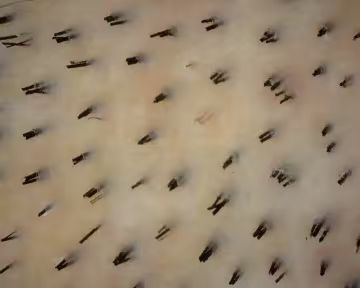
#> input picture tests/fixtures/touching-hairs-source.jpg, 360 x 288 px; its folder holds only this picture in this run
$ python -i counter_enhanced.py   (imports and definitions only)   (older library calls are emulated)
#> lines starting #> are read from the running program, lines starting #| are printed output that depends on the picture
#> further down, picture is the input picture: shape (288, 360, 3); mean B, G, R 112.4, 135.2, 152.8
### backend/app/counter.py
from __future__ import annotations

import math
from dataclasses import asdict, dataclass
from typing import Any

import cv2
import numpy as np


@dataclass(frozen=True)
class CounterConfig:
    """Configuration for separated dark clusters on a light background."""

    background_kernel_ratio: float = 0.10
    close_kernel_x_ratio: float = 0.014
    close_kernel_y_ratio: float = 0.010
    min_area_ratio: float = 0.00004
    max_area_ratio: float = 0.00300
    min_side_ratio: float = 0.008
    min_contrast: float = 35.0
    threshold_offset: int = 0
    border_margin_ratio: float = 0.005
    exclude_border: bool = False


@dataclass(frozen=True)
class DetectedItem:
    id: int
    bbox: list[int]
    center: list[float]
    area: int
    contrast: float
    confidence: float
    partial: bool
    strand_count: int = 1
    split_confidence: float = 1.0


@dataclass(frozen=True)
class CountResult:
    threshold: float
    image_width: int
    image_height: int
    items: list[DetectedItem]

    @property
    def count(self) -> int:
        return sum(item.strand_count for item in self.items)

    # [8 lines left out: function to_dict, not called in this run]


def _odd(value: int, minimum: int = 3) -> int:
    value = max(minimum, int(value))
    return value if value % 2 else value + 1


def _kernel_size(length: int, ratio: float, minimum: int = 3) -> int:
    return _odd(round(length * ratio), minimum)


# [14 lines left out: function _oriented_thickness, not called in this run]


def _find_profile_peaks(
    profile: np.ndarray,
    min_distance: int,
    min_prominence_ratio: float = 0.15,
    max_peaks: int = 6,
) -> list[tuple[int, float]]:
    if profile.size < 3 or float(profile.max()) <= 0:
        return []

    min_prominence = float(profile.max()) * min_prominence_ratio
    candidates: list[tuple[int, float]] = []
    for index in range(1, len(profile) - 1):
        value = float(profile[index])
        if value <= float(profile[index - 1]) or value < float(profile[index + 1]):
            continue
        left = profile[max(0, index - min_distance) : index]
        right = profile[index + 1 : index + 1 + min_distance]
        left_min = float(left.min()) if left.size else value
        right_min = float(right.min()) if right.size else value
        prominence = value - max(left_min, right_min)
        if prominence >= min_prominence:
            candidates.append((index, prominence))

    selected: list[tuple[int, float]] = []
    for index, prominence in sorted(candidates, key=lambda item: item[1], reverse=True):
        if all(abs(index - existing[0]) >= min_distance for existing in selected):
            selected.append((index, prominence))
        if len(selected) == max_peaks:
            break
    return sorted(selected)


# [80 lines left out: function _estimate_strand_count, not called in this run]


def _component_contrast(
    gray: np.ndarray,
    labels: np.ndarray,
    label_id: int,
    bbox: tuple[int, int, int, int],
) -> float:
    x, y, width, height = bbox
    image_height, image_width = gray.shape
    # ponytail: cap local work; raise only if large targets become valid inputs.
    pad = max(3, min(32, round(max(width, height) * 0.7)))
    x0, y0 = max(0, x - pad), max(0, y - pad)
    x1, y1 = min(image_width, x + width + pad), min(image_height, y + height + pad)

    local_gray = gray[y0:y1, x0:x1]
    local_labels = labels[y0:y1, x0:x1]
    foreground = local_labels == label_id
    if not np.any(foreground):
        return 0.0

    component_mask = foreground.astype(np.uint8) * 255
    ring_size = _odd(max(3, 2 * pad + 1))
    ring_kernel = cv2.getStructuringElement(cv2.MORPH_ELLIPSE, (ring_size, ring_size))
    dilated = cv2.dilate(component_mask, ring_kernel, iterations=1) > 0
    ring = dilated & (~foreground)

    foreground_mean = float(local_gray[foreground].mean())
    background_mean = float(local_gray[ring].mean()) if np.any(ring) else float(local_gray.mean())
    return max(0.0, background_mean - foreground_mean)


def _confidence(contrast: float, area: int, min_area: int, max_area: int) -> float:
    contrast_score = 1.0 - math.exp(-max(0.0, contrast) / 18.0)
    area_mid = math.sqrt(max(1, min_area) * max(min_area + 1, max_area))
    log_distance = abs(math.log(max(1, area) / max(1.0, area_mid)))
    area_score = math.exp(-0.45 * log_distance)
    return round(float(np.clip(0.75 * contrast_score + 0.25 * area_score, 0.0, 0.99)), 3)


# [143 lines left out: function count_dark_clusters, not called in this run]

### backend/app/counter_enhanced.py
"""Enhanced hair counter with improved detection algorithms."""
from __future__ import annotations

import math
from dataclasses import dataclass
from typing import Any

import cv2
import numpy as np

from .counter import (
    CounterConfig,
    DetectedItem,
    CountResult,
    _odd,
    _kernel_size,
    _find_profile_peaks,
    _component_contrast,
    _confidence,
)


@dataclass(frozen=True)
class EnhancedCounterConfig(CounterConfig):
    """Configuration for the opt-in enhanced v2 detector."""

    min_contrast: float = 35.0
    threshold_offset: int = 0

    # Multi-scale detection
    enable_multiscale: bool = True
    scale_factors: tuple[float, ...] = (0.9, 1.0, 1.1)

    # Adaptive thresholding
    use_adaptive_threshold: bool = False
    adaptive_block_size_ratio: float = 0.05  # Relative to image size

    # Morphological improvements
    enable_opening: bool = False
    opening_kernel_ratio: float = 0.005

    # Detection merging
    nms_iou_threshold: float = 0.4
    consensus_iou_threshold: float = 0.20
    min_consensus_votes: int = 2

    # Enhanced filtering
    use_confidence_filter: bool = True
    min_confidence_threshold: float = 0.45
    min_aspect_ratio: float = 2.2
    strong_aspect_ratio: float = 3.2
    max_thickness_ratio: float = 0.55
    min_fill_ratio: float = 0.08
    max_fill_ratio: float = 0.92
    strong_contrast: float = 55.0


# [10 lines left out: function _apply_clahe, not called in this run]


def _compute_iou(bbox1: list[int], bbox2: list[int]) -> float:
    """Compute Intersection over Union between two bounding boxes."""
    x1, y1, w1, h1 = bbox1
    x2, y2, w2, h2 = bbox2

    # Compute intersection
    x_left = max(x1, x2)
    y_top = max(y1, y2)
    x_right = min(x1 + w1, x2 + w2)
    y_bottom = min(y1 + h1, y2 + h2)

    if x_right < x_left or y_bottom < y_top:
        return 0.0

    intersection = (x_right - x_left) * (y_bottom - y_top)
    area1 = w1 * h1
    area2 = w2 * h2
    union = area1 + area2 - intersection

    return intersection / union if union > 0 else 0.0


def _non_max_suppression_candidates(
    candidates: list[dict[str, Any]],
    iou_threshold: float = 0.4
) -> list[dict[str, Any]]:
    """Apply Non-Maximum Suppression to remove duplicate detections."""
    if not candidates:
        return []

    sorted_candidates = sorted(candidates, key=lambda item: item["confidence"], reverse=True)

    keep = []
    while sorted_candidates:
        best = sorted_candidates.pop(0)
        keep.append(best)

        sorted_candidates = [
            item for item in sorted_candidates
            if _compute_iou(best["bbox"], item["bbox"]) < iou_threshold
        ]

    return keep


def _component_mask_thickness(component_mask: np.ndarray) -> float:
    ys, xs = np.nonzero(component_mask)
    if xs.size < 2:
        return 1.0
    rect_width, rect_height = cv2.minAreaRect(
        np.column_stack((xs, ys)).astype(np.float32)
    )[1]
    return max(1.0, min(float(rect_width), float(rect_height)))


def _scale_component_candidate(
    component_mask: np.ndarray,
    bbox: tuple[int, int, int, int],
    scale: float,
    source_width: int,
    source_height: int,
) -> tuple[list[int], np.ndarray]:
    x, y, width, height = bbox
    if scale == 1.0:
        return [x, y, width, height], component_mask

    x0 = max(0, min(source_width - 1, round(x / scale)))
    y0 = max(0, min(source_height - 1, round(y / scale)))
    x1 = min(source_width, max(x0 + 1, round((x + width) / scale)))
    y1 = min(source_height, max(y0 + 1, round((y + height) / scale)))
    scaled_width = x1 - x0
    scaled_height = y1 - y0
    scaled_mask = cv2.resize(
        component_mask,
        (scaled_width, scaled_height),
        interpolation=cv2.INTER_NEAREST,
    )
    return [x0, y0, scaled_width, scaled_height], (scaled_mask > 0).astype(np.uint8)


def _estimate_strand_count_from_mask(
    lightness: np.ndarray,
    component_mask: np.ndarray,
    bbox: tuple[int, int, int, int],
) -> tuple[int, float]:
    x, y, width, height = bbox
    if component_mask.size == 0 or not np.any(component_mask):
        return 1, 1.0

    image_height, image_width = lightness.shape
    pad = min(32, max(5, round(max(width, height) * 0.25)))
    x0, y0 = max(0, x - pad), max(0, y - pad)
    x1 = min(image_width, x + width + pad)
    y1 = min(image_height, y + height + pad)

    roi = lightness[y0:y1, x0:x1]
    component = np.zeros_like(roi, dtype=np.uint8)
    mask_x0 = max(0, x - x0)
    mask_y0 = max(0, y - y0)
    mask_width = min(component_mask.shape[1], component.shape[1] - mask_x0)
    mask_height = min(component_mask.shape[0], component.shape[0] - mask_y0)
    if mask_width <= 0 or mask_height <= 0:
        return 1, 1.0
    component[
        mask_y0 : mask_y0 + mask_height,
        mask_x0 : mask_x0 + mask_width,
    ] = component_mask[:mask_height, :mask_width] * 255

    support = cv2.dilate(
        component,
        cv2.getStructuringElement(cv2.MORPH_ELLIPSE, (5, 5)),
        iterations=1,
    )
    sigma = max(3.0, min(roi.shape) / 8.0)
    background = cv2.GaussianBlur(roi, (0, 0), sigmaX=sigma)
    darkness = cv2.subtract(background, roi)

    gray = roi.astype(np.float32)
    gradient_x = cv2.Sobel(gray, cv2.CV_32F, 1, 0, ksize=3)
    gradient_y = cv2.Sobel(gray, cv2.CV_32F, 0, 1, ksize=3)
    weight = (support > 0).astype(np.float32) * darkness.astype(np.float32) / 255.0
    jxx = float(np.sum(weight * gradient_x * gradient_x))
    jyy = float(np.sum(weight * gradient_y * gradient_y))
    jxy = float(np.sum(weight * gradient_x * gradient_y))
    energy = jxx + jyy
    if energy <= 0:
        return 1, 1.0

    coherence = math.sqrt((jxx - jyy) ** 2 + 4.0 * jxy * jxy) / energy
    if coherence < 0.35:
        return 1, 1.0

    gradient_angle = 0.5 * math.degrees(math.atan2(2.0 * jxy, jxx - jyy))
    strand_angle = gradient_angle + 90.0
    center = (roi.shape[1] / 2.0, roi.shape[0] / 2.0)
    rotation = cv2.getRotationMatrix2D(center, strand_angle, 1.0)
    rotated_darkness = cv2.warpAffine(
        darkness,
        rotation,
        (roi.shape[1], roi.shape[0]),
        flags=cv2.INTER_CUBIC,
        borderMode=cv2.BORDER_REFLECT,
    )
    rotated_support = cv2.warpAffine(
        support,
        rotation,
        (roi.shape[1], roi.shape[0]),
        flags=cv2.INTER_NEAREST,
    )
    profile = (
        rotated_darkness.astype(np.float32)
        * (rotated_support > 0).astype(np.float32)
        / 255.0
    ).sum(axis=1)
    if profile.size < 64:
        profile = cv2.resize(
            profile.reshape(-1, 1),
            (1, 64),
            interpolation=cv2.INTER_LINEAR,
        ).ravel()
    profile = cv2.GaussianBlur(profile.reshape(-1, 1), (1, 7), 0).ravel()
    peaks = _find_profile_peaks(
        profile,
        min_distance=max(4, round(len(profile) * 0.08)),
    )
    if len(peaks) <= 1:
        return 1, 1.0

    average_prominence = float(np.mean([prominence for _, prominence in peaks]))
    prominence_score = min(1.0, average_prominence / max(1.0, float(profile.max()) * 0.30))
    split_confidence = float(np.clip(0.5 * coherence + 0.5 * prominence_score, 0.0, 0.99))
    return len(peaks), round(split_confidence, 3)


def _detect_at_scale_v1(
    image: np.ndarray,
    scale: float,
    config: EnhancedCounterConfig
) -> list[dict[str, Any]]:
    """Run detection at a specific scale."""
    source_height, source_width = image.shape[:2]
    if scale != 1.0:
        h, w = image.shape[:2]
        new_h, new_w = int(h * scale), int(w * scale)
        scaled_image = cv2.resize(image, (new_w, new_h), interpolation=cv2.INTER_LINEAR)
    else:
        scaled_image = image

    image_height, image_width = scaled_image.shape[:2]
    image_area = image_height * image_width

    # Convert to LAB and get lightness
    lab = cv2.cvtColor(scaled_image, cv2.COLOR_BGR2LAB)
    lightness = lab[:, :, 0]

    # Background subtraction
    background_kernel_size = _kernel_size(
        min(image_height, image_width), config.background_kernel_ratio, 9
    )
    background_kernel = cv2.getStructuringElement(
        cv2.MORPH_ELLIPSE, (background_kernel_size, background_kernel_size)
    )
    blackhat = cv2.morphologyEx(lightness, cv2.MORPH_BLACKHAT, background_kernel)

    # Thresholding - combine global and adaptive
    if config.use_adaptive_threshold:
        # Adaptive threshold
        block_size = _odd(
            int(min(image_height, image_width) * config.adaptive_block_size_ratio),
            11
        )
        adaptive_mask = cv2.adaptiveThreshold(
            blackhat,
            255,
            cv2.ADAPTIVE_THRESH_GAUSSIAN_C,
            cv2.THRESH_BINARY,
            block_size,
            -2
        )

        # Also compute global threshold
        otsu_threshold, _ = cv2.threshold(
            blackhat, 0, 255, cv2.THRESH_BINARY + cv2.THRESH_OTSU
        )
        final_threshold = float(np.clip(otsu_threshold + config.threshold_offset, 0, 255))
        _, global_mask = cv2.threshold(blackhat, final_threshold, 255, cv2.THRESH_BINARY)

        # Combine: OR operation to get union
        mask = cv2.bitwise_or(adaptive_mask, global_mask)
        threshold_value = final_threshold
    else:
        # Original Otsu only
        otsu_threshold, _ = cv2.threshold(
            blackhat, 0, 255, cv2.THRESH_BINARY + cv2.THRESH_OTSU
        )
        final_threshold = float(np.clip(otsu_threshold + config.threshold_offset, 0, 255))
        _, mask = cv2.threshold(blackhat, final_threshold, 255, cv2.THRESH_BINARY)
        threshold_value = final_threshold

    # Morphological operations
    if config.enable_opening:
        # Opening to remove noise
        opening_size = _kernel_size(
            min(image_height, image_width), config.opening_kernel_ratio, 3
        )
        opening_kernel = cv2.getStructuringElement(
            cv2.MORPH_ELLIPSE, (opening_size, opening_size)
        )
        mask = cv2.morphologyEx(mask, cv2.MORPH_OPEN, opening_kernel, iterations=1)

    # Closing to connect nearby components
    close_width = _kernel_size(image_width, config.close_kernel_x_ratio, 3)
    close_height = _kernel_size(image_height, config.close_kernel_y_ratio, 3)
    close_kernel = cv2.getStructuringElement(
        cv2.MORPH_ELLIPSE, (close_width, close_height)
    )
    mask = cv2.morphologyEx(mask, cv2.MORPH_CLOSE, close_kernel, iterations=1)

    # Connected components analysis
    component_count, labels, stats, centroids = cv2.connectedComponentsWithStats(
        mask, connectivity=8
    )

    # Size filters
    min_area = max(3, round(image_area * config.min_area_ratio))
    max_area = max(min_area + 1, round(image_area * config.max_area_ratio))
    min_side = max(2, round(min(image_height, image_width) * config.min_side_ratio))
    border_margin = max(1, round(min(image_height, image_width) * config.border_margin_ratio))

    candidates: list[dict[str, Any]] = []
    for label_id in range(1, component_count):
        x = int(stats[label_id, cv2.CC_STAT_LEFT])
        y = int(stats[label_id, cv2.CC_STAT_TOP])
        width = int(stats[label_id, cv2.CC_STAT_WIDTH])
        height = int(stats[label_id, cv2.CC_STAT_HEIGHT])
        area = int(stats[label_id, cv2.CC_STAT_AREA])

        if not min_area <= area <= max_area:
            continue
        if max(width, height) < min_side:
            continue

        partial = (
            x <= border_margin
            or y <= border_margin
            or x + width >= image_width - border_margin
            or y + height >= image_height - border_margin
        )
        if config.exclude_border and partial:
            continue

        contrast = _component_contrast(
            lightness, labels, label_id, (x, y, width, height)
        )
        if contrast < config.min_contrast:
            continue

        center_x, center_y = centroids[label_id]
        component_mask = (labels[y : y + height, x : x + width] == label_id).astype(
            np.uint8
        )

        # Scale coordinates back to original image size
        if scale != 1.0:
            original_bbox, component_mask = _scale_component_candidate(
                component_mask,
                (x, y, width, height),
                scale,
                source_width,
                source_height,
            )
            x, y, width, height = original_bbox
            center_x = center_x / scale
            center_y = center_y / scale
            area = int(area / (scale * scale))

        candidates.append(
            {
                "bbox": [x, y, width, height],
                "center": [float(center_x), float(center_y)],
                "area": area,
                "contrast": contrast,
                "partial": bool(partial),
                "scale": scale,
                "threshold": threshold_value,
                "component_mask": component_mask,
                "thickness": _component_mask_thickness(component_mask),
            }
        )

    return candidates


def count_dark_clusters_enhanced_v1(
    image: np.ndarray,
    config: EnhancedCounterConfig | None = None
) -> CountResult:
    """Previous enhanced detector kept for offline diagnostics."""
    config = config or EnhancedCounterConfig(
        threshold_offset=-10,
        min_contrast=25,
        scale_factors=(0.8, 1.0, 1.2),
        use_adaptive_threshold=True,
        enable_opening=True,
        min_confidence_threshold=0.4,
    )

    if image is None or image.size == 0:
        raise ValueError("Input image is empty")
    if image.ndim != 3 or image.shape[2] != 3:
        raise ValueError(f"Expected BGR image with 3 channels, got {image.shape}")

    original_height, original_width = image.shape[:2]
#> original_height = 288; original_width = 360

    # Optional: Apply CLAHE for better local contrast
    # processed_image = _apply_clahe(image)
    processed_image = image

    # Multi-scale detection
    all_candidates = []

    if config.enable_multiscale:
        scales = config.scale_factors
    else:
        scales = (1.0,)

    for scale in scales:
        candidates = _detect_at_scale_v1(processed_image, scale, config)
        all_candidates.extend(candidates)
#> this loop made 3 passes
#> (otsu_threshold in _detect_at_scale_v1, final_threshold in _detect_at_scale_v1, threshold_value in _detect_at_scale_v1, component_count in _detect_at_scale_v1) on pass 1: (47, 37, 37, 71)
#> pass 1, in _detect_at_scale_v1, `lightness = lab[:, :, 0]`:
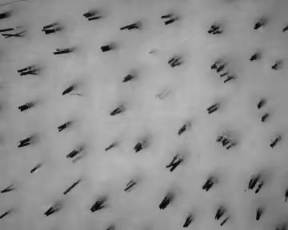
#> lightness: shape (230, 288); min 3, max 184, mean 145.8
#> pass 1, in _detect_at_scale_v1, `blackhat = cv2.morphologyEx(lightness, cv2.MORPH_BLACKHAT, background_..`:
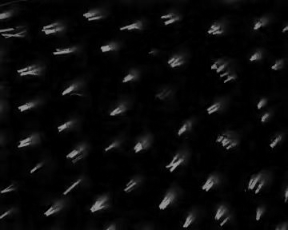
#> blackhat: shape (230, 288); min 0, max 155, mean 9.6

    if not all_candidates:
        return CountResult(
            threshold=0.0,
            image_width=original_width,
            image_height=original_height,
            items=[],
        )

    lab = cv2.cvtColor(processed_image, cv2.COLOR_BGR2LAB)
#> lab: shape (288, 360, 3); mean of channels 0, 1, 2 145.9, 131, 142.6
    lightness = lab[:, :, 0]
#> lightness: shape (288, 360)

    image_area = original_height * original_width
    min_area = max(3, round(image_area * config.min_area_ratio))
    max_area = max(min_area + 1, round(image_area * config.max_area_ratio))

    for candidate in all_candidates:
        candidate["confidence"] = _confidence(
            candidate["contrast"], candidate["area"], min_area, max_area
        )

    # Apply NMS to remove duplicates from multi-scale detection
    candidates = _non_max_suppression_candidates(all_candidates, config.nms_iou_threshold)
#> the loop in _non_max_suppression_candidates, `while sorted_candidates:` made 55 passes

    # Apply confidence filter
    if config.use_confidence_filter:
        candidates = [
            candidate
            for candidate in candidates
            if candidate["confidence"] >= config.min_confidence_threshold
        ]

    if candidates:
        median_area = float(np.median([candidate["area"] for candidate in candidates]))
        median_thickness = float(
            np.median([candidate["thickness"] for candidate in candidates])
        )
        for candidate in candidates:
            suspected_cluster = (
                candidate["area"] >= median_area * 1.5
                or candidate["thickness"] >= median_thickness * 1.45
            )
            if suspected_cluster:
                strand_count, split_confidence = _estimate_strand_count_from_mask(
                    lightness,
                    candidate["component_mask"],
                    tuple(candidate["bbox"]),
                )
                candidate["strand_count"] = strand_count
                candidate["split_confidence"] = split_confidence
            else:
                candidate["strand_count"] = 1
                candidate["split_confidence"] = 1.0
#> this loop made 55 passes

    # Sort by position (top to bottom, left to right)
    median_height = (
        float(np.median([candidate["bbox"][3] for candidate in candidates]))
        if candidates
        else 8.0
    )
    row_height = max(12.0, median_height * 2.5)
    candidates.sort(
        key=lambda candidate: (
            round(candidate["center"][1] / row_height),
            candidate["center"][0],
        )
    )

    items = [
        DetectedItem(
            id=index,
            bbox=candidate["bbox"],
            center=[round(candidate["center"][0], 2), round(candidate["center"][1], 2)],
            area=candidate["area"],
            contrast=round(candidate["contrast"], 2),
            confidence=candidate["confidence"],
            partial=candidate["partial"],
            strand_count=candidate.get("strand_count", 1),
            split_confidence=candidate.get("split_confidence", 1.0),
        )
        for index, candidate in enumerate(candidates, start=1)
    ]

    avg_threshold = float(np.mean([c.get("threshold", 0) for c in all_candidates]))

    return CountResult(
        threshold=avg_threshold,
        image_width=original_width,
        image_height=original_height,
        items=items,
    )


# [385 lines left out: functions _component_shape_features, _passes_v2_shape_filter, _detect_at_scale_v2, _with_consensus_votes, diagnose_dark_clusters_enhanced_v2, count_dark_clusters_enhanced_v2, not called in this run]


count_dark_clusters_enhanced = count_dark_clusters_enhanced_v2

>>> import cv2
>>> picture = cv2.imread('../../tests/fixtures/touching-hairs-source.jpg')
>>> result = count_dark_clusters_enhanced_v1(picture)
